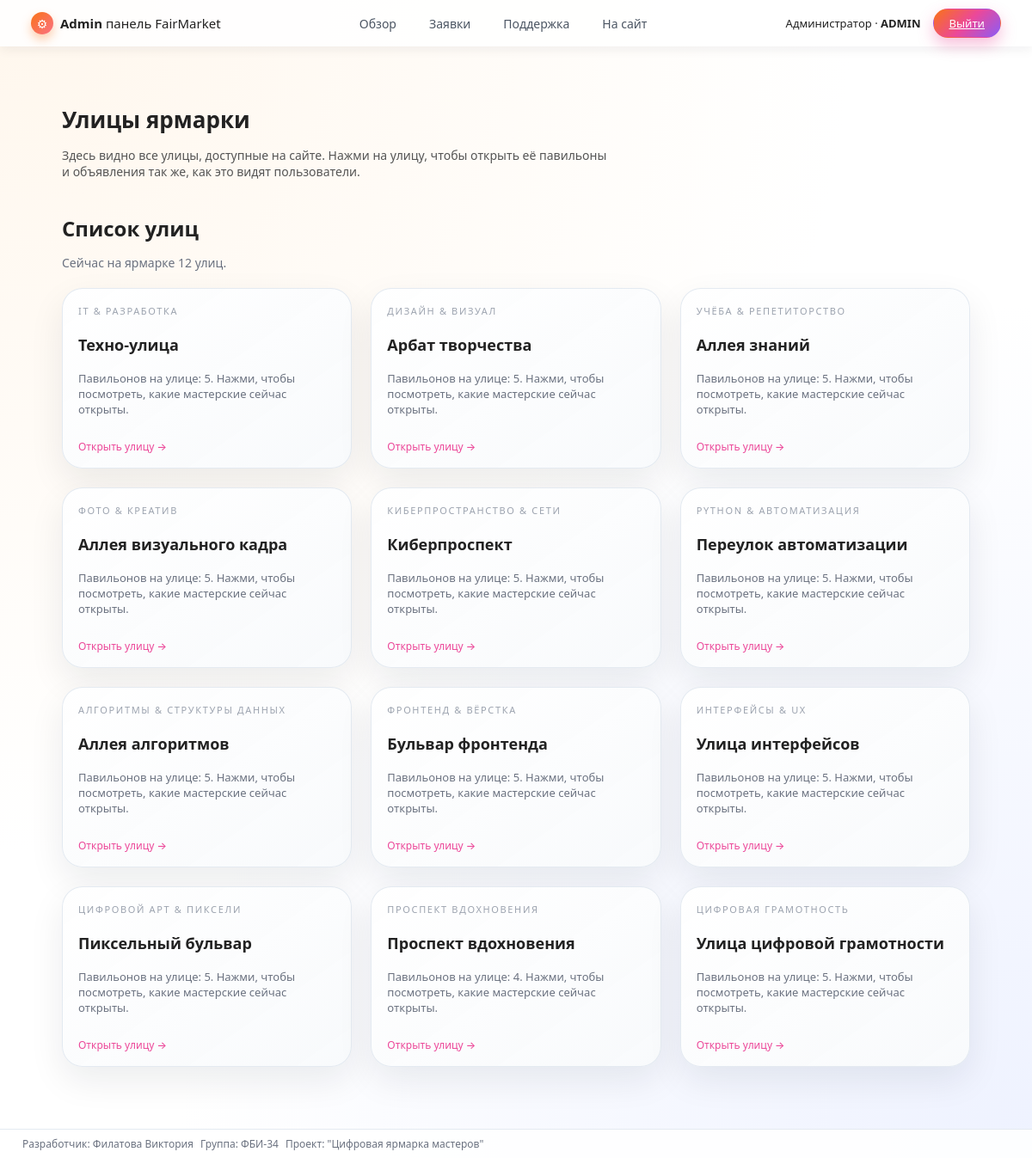
The page /admin (signed in) on the database its author committed.
### app.py (models this page shows)
class Street(db.Model):
    __tablename__ = "streets"
    id = db.Column(db.Integer, primary_key=True)
    name = db.Column(db.String(120), nullable=False)
    code = db.Column(db.String(50), nullable=False, unique=True)
    pavilions = db.relationship("Pavilion", backref="street", lazy="select")

### app.py (the view)
@app.route("/admin")
@admin_required
def admin_dashboard():
    fio, group = get_student_info()
    streets = Street.query.order_by(Street.id).all()
    return render_template(
        "admin_dashboard.html",
        fio=fio,
        group=group,
        streets=streets,
    )

### app.py (called while the page is built, shortened)
def get_student_info():
    return "Филатова Виктория", "ФБИ-34"

def recalc_unread_total():
    if "user_id" not in session:
        session["unread_total"] = 0
        return
    user_id = session["user_id"]
    role = session.get("user_role")
    unread_total = AdMessage.query.filter_by(
        receiver_id=user_id,
        is_read=False,
    ).count()
    session["unread_total"] = unread_total

def recalc_support_badge():
    if "user_id" not in session:
        session["support_unread"] = 0
        session["admin_support_new"] = 0
        return
    role = session.get("user_role")
    if role == "admin":
        session["support_unread"] = 0
        session["admin_support_new"] = SupportMessage.query.filter_by(
            status="new"
        ).count()
        return

def recalc_admin_counters():
    if session.get("user_role") != "admin":
        session["admin_requests"] = 0
        session["admin_support_new"] = 0
        return
    pending_ads = AdRequest.query.filter_by(status="pending").count()
    pending_pav = PavilionRequest.query.filter_by(status="pending").count()
    pending_streets = StreetRequest.query.filter_by(status="pending").count()
    session["admin_requests"] = pending_ads + pending_pav + pending_streets
    session["admin_support_new"] = SupportMessage.query.filter_by(
        status="new"
    ).count()

@app.before_request
def auto_update_unread():
    if "user_id" in session:
        recalc_unread_total()
        recalc_support_badge()
        recalc_admin_counters()
    else:
        session["unread_total"] = 0
        session["support_unread"] = 0
        session["admin_support_new"] = 0
        session["admin_requests"] = 0

def admin_required(view_func):
    @wraps(view_func)
    def wrapped(*args, **kwargs):
        if session.get("user_role") != "admin":
            flash("Доступ только для администратора.", "error")
            return redirect(url_for("index"))
        return view_func(*args, **kwargs)
    return wrapped

### templates/admin_dashboard.html (shortened to what this page needs)
{% extends "admin_base.html" %}
{% block content %}
<div class="admin-page">
    <div class="admin-page-header">
        <h1>Улицы ярмарки</h1>
        <p>
            Здесь видно все улицы, доступные на сайте. Нажми на улицу, чтобы
            открыть её павильоны и объявления так же, как это видят пользователи.
        </p>
    </div>
    <section class="index-streets admin-streets">
        <div class="index-streets-header">
            <h2>Список улиц</h2>
            <p>
                Сейчас на ярмарке {{ streets|length }} ули{{ 'ца' if streets|length == 1
                    else 'цы' if streets|length in [2,3,4] else 'ц' }}.
            </p>
        </div>
        <div class="index-street-grid">
            {% for street in streets %}
                <a href="{{ url_for('street_page', code=street.code) }}" class="index-street-card">
                    <div class="index-street-card-inner">
                        <div class="index-street-tag">
                            {% if street.code == 'it' %}
                                IT & разработка
                            {% elif street.code == 'design' %}
                                Дизайн & визуал
                            {% elif street.code == 'study' %}
                                Учёба & репетиторство
                            {% elif street.code == 'photo' %}
                                Фото & креатив
                            {% elif street.code == 'cyber' %}
                                Киберпространство & сети
                            {% elif street.code == 'automation' %}
                                Python & автоматизация
                            {% elif street.code == 'algos' %}
                                Алгоритмы & структуры данных
                            {% elif street.code == 'frontend' %}
                                Фронтенд & вёрстка
                            {% elif street.code == 'uiux' %}
                                Интерфейсы & UX
                            {% elif street.code == 'pixel' %}
                                Цифровой арт & пиксели
                            {% elif street.code == 'inspire' %}
                                Проспект вдохновения
                            {% elif street.code == 'cheats' %}
                                Цифровая грамотность
                            {% else %}
                                Пространство мастеров
                            {% endif %}
                        </div>
                        <h3 class="index-street-name">
                            {{ street.name }}
                        </h3>
                        <p class="index-street-desc">
                            Павильонов на улице: {{ street.pavilions|length }}.
                            Нажми, чтобы посмотреть, какие мастерские сейчас открыты.
                        </p>
                        <div class="index-street-footer">
                            <span class="index-street-link">
                                Открыть улицу →
                            </span>
                        </div>
                    </div>
                </a>
            {% endfor %}
        </div>
    </section>
</div>
{% endblock %}

### static/style.css (style rules this page uses)
*, *::before, *::after { box-sizing: border-box; }
body { margin: 0; font-family: system-ui, -apple-system, BlinkMacSystemFont, "Segoe UI", sans-serif; background: radial-gradient(circle at top, #ffe6f3 0, #fff5d9 30%, #f3f4ff 70%, #e0f7ff 100%); color: #222; }
.index-streets { margin-top: 40px; position: relative; }
.index-streets-header h2 { font-size: 24px; margin-bottom: 4px; }
.index-streets-header p { font-size: 14px; color: #6b7280; margin-bottom: 20px; }
.index-street-grid { position: relative; display: grid; grid-template-columns: repeat(auto-fit, minmax(260px, 1fr)); gap: 22px; }
.index-street-card { text-decoration: none; color: inherit; perspective: 1000px; }
.index-street-card-inner { height: 100%; min-height: 210px; padding: 18px 18px 16px; border-radius: 24px; background: linear-gradient(145deg, rgba(255,255,255,0.98), rgba(248,250,252,0.96)); box-shadow: 0 16px 40px rgba(15,23,42,0.08); border: 1px solid rgba(226,232,240,0.9); display: flex; flex-direction: column; justify-content: space-between; transition: transform 0.18s ease, box-shadow 0.18s ease, border-color 0.18s ease; }
.index-street-tag { font-size: 11px; text-transform: uppercase; letter-spacing: .15em; color: #9ca3af; margin-bottom: 8px; }
.index-street-name { font-size: 18px; margin: 0 0 6px; }
.index-street-desc { font-size: 13px; color: #6b7280; margin: 0 0 14px; }
.index-street-footer { display: flex; align-items: center; justify-content: space-between; gap: 12px; font-size: 12px; }
.index-street-link { font-weight: 500; color: #ec4899; }

### templates/admin_base.html (style rules this page uses)
.admin-body { background: radial-gradient(circle at 0 0, #fff7ed 0, transparent 55%), radial-gradient(circle at 100% 100%, #eef2ff 0, transparent 55%); min-height: 100vh; display: flex; flex-direction: column; }

### templates/admin_dashboard.html (style rules this page uses)
.admin-page { padding: 24px 32px 40px; }
.admin-page-header h1 { font-size: 26px; margin-bottom: 4px; }
.admin-page-header p { font-size: 14px; color: #555; max-width: 640px; margin-bottom: 18px; }
.admin-streets { padding-top: 0; }

### rows shown on the page
Street: code "IT & РАЗРАБОТКА", name "Техно-улица", pavilions|length "5"
Street: code "ДИЗАЙН & ВИЗУАЛ", name "Арбат творчества", pavilions|length "5"
Street: code "УЧЁБА & РЕПЕТИТОРСТВО", name "Аллея знаний", pavilions|length "5"
Street: code "ФОТО & КРЕАТИВ", name "Аллея визуального кадра", pavilions|length "5"
Street: code "КИБЕРПРОСТРАНСТВО & СЕТИ", name "Киберпроспект", pavilions|length "5"
Street: code "PYTHON & АВТОМАТИЗАЦИЯ", name "Переулок автоматизации", pavilions|length "5"
Street: code "АЛГОРИТМЫ & СТРУКТУРЫ ДАННЫХ", name "Аллея алгоритмов", pavilions|length "5"
Street: code "ФРОНТЕНД & ВЁРСТКА", name "Бульвар фронтенда", pavilions|length "5"
Street: code "ИНТЕРФЕЙСЫ & UX", name "Улица интерфейсов", pavilions|length "5"
Street: code "ЦИФРОВОЙ АРТ & ПИКСЕЛИ", name "Пиксельный бульвар", pavilions|length "5"
Street: code "ПРОСПЕКТ ВДОХНОВЕНИЯ", name "Проспект вдохновения", pavilions|length "4"
Street: code "ЦИФРОВАЯ ГРАМОТНОСТЬ", name "Улица цифровой грамотности", pavilions|length "5"

### other values the page prints
{{ streets|length }} "12"
{{ fio }} "Филатова Виктория"
{{ group }} "ФБИ-34"
